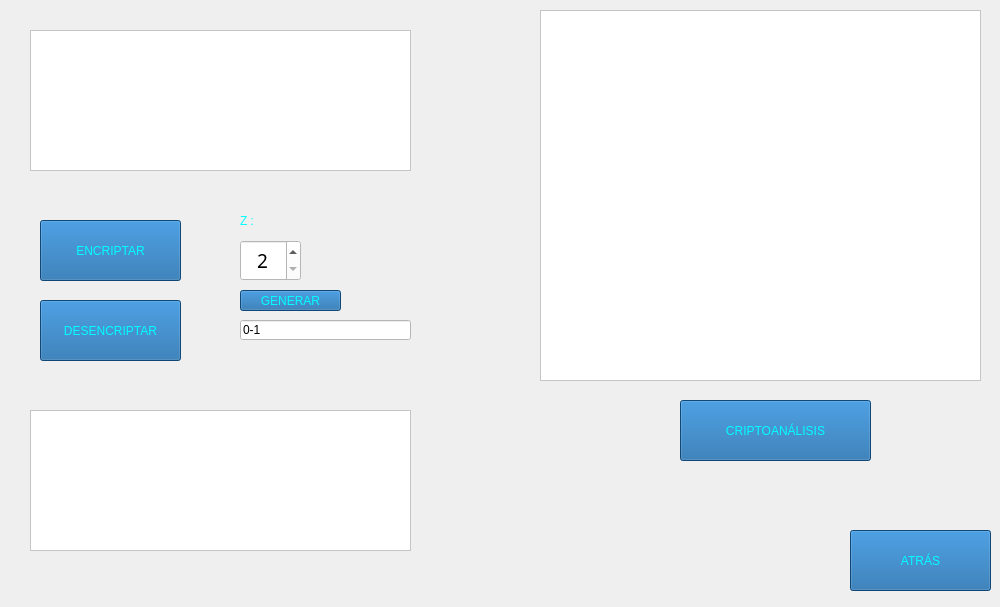
<?xml version="1.0" encoding="UTF-8"?>
<ui version="4.0">
 <class>cripConvePerm</class>
 <widget class="QMainWindow" name="cripConvePerm">
  <property name="geometry">
   <rect>
    <x>0</x>
    <y>0</y>
    <width>1000</width>
    <height>607</height>
   </rect>
  </property>
  <property name="maximumSize">
   <size>
    <width>1000</width>
    <height>613</height>
   </size>
  </property>
  <property name="windowTitle">
   <string>Criptografia Convencional</string>
  </property>
  <property name="windowIcon">
   <iconset>
    <normaloff>icono.png</normaloff>icono.png</iconset>
  </property>
  <widget class="QWidget" name="centralwidget">
   <widget class="QLabel" name="fondo">
    <property name="geometry">
     <rect>
      <x>0</x>
      <y>0</y>
      <width>1000</width>
      <height>615</height>
     </rect>
    </property>
    <property name="text">
     <string/>
    </property>
    <property name="pixmap">
     <pixmap>Imag1.jpg</pixmap>
    </property>
   </widget>
   <widget class="QTextEdit" name="textEdit">
    <property name="geometry">
     <rect>
      <x>30</x>
      <y>30</y>
      <width>381</width>
      <height>141</height>
     </rect>
    </property>
    <property name="toolTip">
     <string notr="true"/>
    </property>
    <property name="layoutDirection">
     <enum>Qt::LeftToRight</enum>
    </property>
    <property name="styleSheet">
     <string notr="true">font: 14pt &quot;Berlin Sans FB&quot;;
background-color: rgb(255, 255, 255);
align=&quot;center&quot;;</string>
    </property>
    <property name="html">
     <string>&lt;!DOCTYPE HTML PUBLIC &quot;-//W3C//DTD HTML 4.0//EN&quot; &quot;http://www.w3.org/TR/REC-html40/strict.dtd&quot;&gt;
&lt;html&gt;&lt;head&gt;&lt;meta name=&quot;qrichtext&quot; content=&quot;1&quot; /&gt;&lt;style type=&quot;text/css&quot;&gt;
p, li { white-space: pre-wrap; }
&lt;/style&gt;&lt;/head&gt;&lt;body style=&quot; font-family:'Berlin Sans FB'; font-size:14pt; font-weight:400; font-style:normal;&quot;&gt;
&lt;p style=&quot;-qt-paragraph-type:empty; margin-top:0px; margin-bottom:0px; margin-left:0px; margin-right:0px; -qt-block-indent:0; text-indent:0px;&quot;&gt;&lt;br /&gt;&lt;/p&gt;&lt;/body&gt;&lt;/html&gt;</string>
    </property>
   </widget>
   <widget class="QTextEdit" name="textEdit_2">
    <property name="geometry">
     <rect>
      <x>30</x>
      <y>410</y>
      <width>381</width>
      <height>141</height>
     </rect>
    </property>
    <property name="styleSheet">
     <string notr="true">font: 14pt &quot;Berlin Sans FB&quot;;
background-color: rgb(255, 255, 255);
align=&quot;center&quot;;</string>
    </property>
    <property name="html">
     <string>&lt;!DOCTYPE HTML PUBLIC &quot;-//W3C//DTD HTML 4.0//EN&quot; &quot;http://www.w3.org/TR/REC-html40/strict.dtd&quot;&gt;
&lt;html&gt;&lt;head&gt;&lt;meta name=&quot;qrichtext&quot; content=&quot;1&quot; /&gt;&lt;style type=&quot;text/css&quot;&gt;
p, li { white-space: pre-wrap; }
&lt;/style&gt;&lt;/head&gt;&lt;body style=&quot; font-family:'Berlin Sans FB'; font-size:14pt; font-weight:400; font-style:normal;&quot;&gt;
&lt;p align=&quot;center&quot; style=&quot;-qt-paragraph-type:empty; margin-top:0px; margin-bottom:0px; margin-left:0px; margin-right:0px; -qt-block-indent:0; text-indent:0px;&quot;&gt;&lt;br /&gt;&lt;/p&gt;&lt;/body&gt;&lt;/html&gt;</string>
    </property>
   </widget>
   <widget class="QPushButton" name="bEncriptar">
    <property name="geometry">
     <rect>
      <x>40</x>
      <y>220</y>
      <width>141</width>
      <height>61</height>
     </rect>
    </property>
    <property name="styleSheet">
     <string notr="true">background-color: rgb(21, 99, 165);
color: #00ffff;
font: 14pt &quot;Berlin Sans FB&quot;;</string>
    </property>
    <property name="text">
     <string>ENCRIPTAR</string>
    </property>
   </widget>
   <widget class="QPushButton" name="bDesencriptar">
    <property name="geometry">
     <rect>
      <x>40</x>
      <y>300</y>
      <width>141</width>
      <height>61</height>
     </rect>
    </property>
    <property name="styleSheet">
     <string notr="true">background-color: rgb(21, 99, 165);
color: #00ffff;
font: 14pt &quot;Berlin Sans FB&quot;;</string>
    </property>
    <property name="text">
     <string>DESENCRIPTAR</string>
    </property>
   </widget>
   <widget class="QPushButton" name="bGenerar">
    <property name="geometry">
     <rect>
      <x>240</x>
      <y>290</y>
      <width>101</width>
      <height>21</height>
     </rect>
    </property>
    <property name="styleSheet">
     <string notr="true">background-color: rgb(21, 99, 165);
color: #00ffff;
font: 14pt &quot;Berlin Sans FB&quot;;</string>
    </property>
    <property name="text">
     <string>GENERAR</string>
    </property>
   </widget>
   <widget class="QPushButton" name="bAtras">
    <property name="geometry">
     <rect>
      <x>850</x>
      <y>530</y>
      <width>141</width>
      <height>61</height>
     </rect>
    </property>
    <property name="styleSheet">
     <string notr="true">background-color: rgb(21, 99, 165);
color: #00ffff;
font: 14pt &quot;Berlin Sans FB&quot;;</string>
    </property>
    <property name="text">
     <string>ATRÁS</string>
    </property>
   </widget>
   <widget class="QPushButton" name="bCriptoanalisis">
    <property name="geometry">
     <rect>
      <x>680</x>
      <y>400</y>
      <width>191</width>
      <height>61</height>
     </rect>
    </property>
    <property name="styleSheet">
     <string notr="true">background-color: rgb(21, 99, 165);
color: #00ffff;
font: 14pt &quot;Berlin Sans FB&quot;;</string>
    </property>
    <property name="text">
     <string>CRIPTOANÁLISIS</string>
    </property>
   </widget>
   <widget class="QLineEdit" name="lineEdit">
    <property name="geometry">
     <rect>
      <x>240</x>
      <y>320</y>
      <width>171</width>
      <height>20</height>
     </rect>
    </property>
    <property name="styleSheet">
     <string notr="true">font: 14pt &quot;Berlin Sans FB&quot;;
background-color: rgb(255, 255, 255);</string>
    </property>
    <property name="text">
     <string>0-1</string>
    </property>
   </widget>
   <widget class="QLabel" name="label">
    <property name="geometry">
     <rect>
      <x>240</x>
      <y>210</y>
      <width>101</width>
      <height>21</height>
     </rect>
    </property>
    <property name="styleSheet">
     <string notr="true">color: #00ffff;
font: 14pt &quot;Berlin Sans FB&quot;;</string>
    </property>
    <property name="text">
     <string>Z :</string>
    </property>
   </widget>
   <widget class="QSpinBox" name="encrSpin">
    <property name="geometry">
     <rect>
      <x>240</x>
      <y>240</y>
      <width>61</width>
      <height>41</height>
     </rect>
    </property>
    <property name="font">
     <font>
      <family>Berlin Sans FB</family>
      <pointsize>14</pointsize>
      <weight>50</weight>
      <italic>false</italic>
      <bold>false</bold>
     </font>
    </property>
    <property name="styleSheet">
     <string notr="true">font: 14pt &quot;Berlin Sans FB&quot;;
background-color: rgb(255, 255, 255);
align=&quot;center&quot;;</string>
    </property>
    <property name="alignment">
     <set>Qt::AlignCenter</set>
    </property>
    <property name="minimum">
     <number>2</number>
    </property>
   </widget>
   <widget class="QListWidget" name="listWidget">
    <property name="geometry">
     <rect>
      <x>540</x>
      <y>10</y>
      <width>441</width>
      <height>371</height>
     </rect>
    </property>
    <property name="styleSheet">
     <string notr="true">font: 14pt &quot;Berlin Sans FB&quot;;
background-color: rgb(255, 255, 255);
align=&quot;center&quot;;</string>
    </property>
   </widget>
  </widget>
 </widget>
 <resources/>
 <connections/>
</ui>
